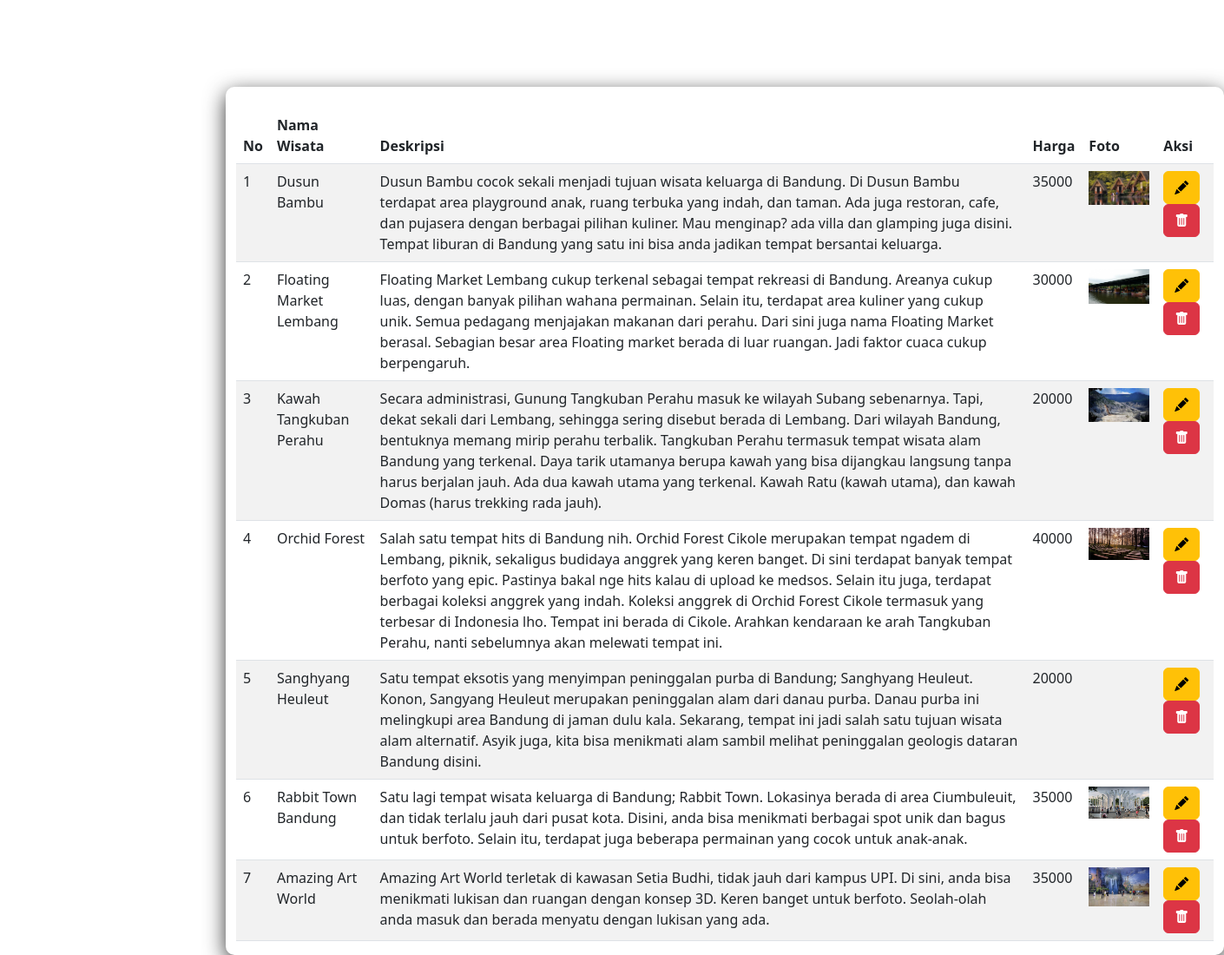
The page /admin/tabel_data.php on the database as committed earlier.
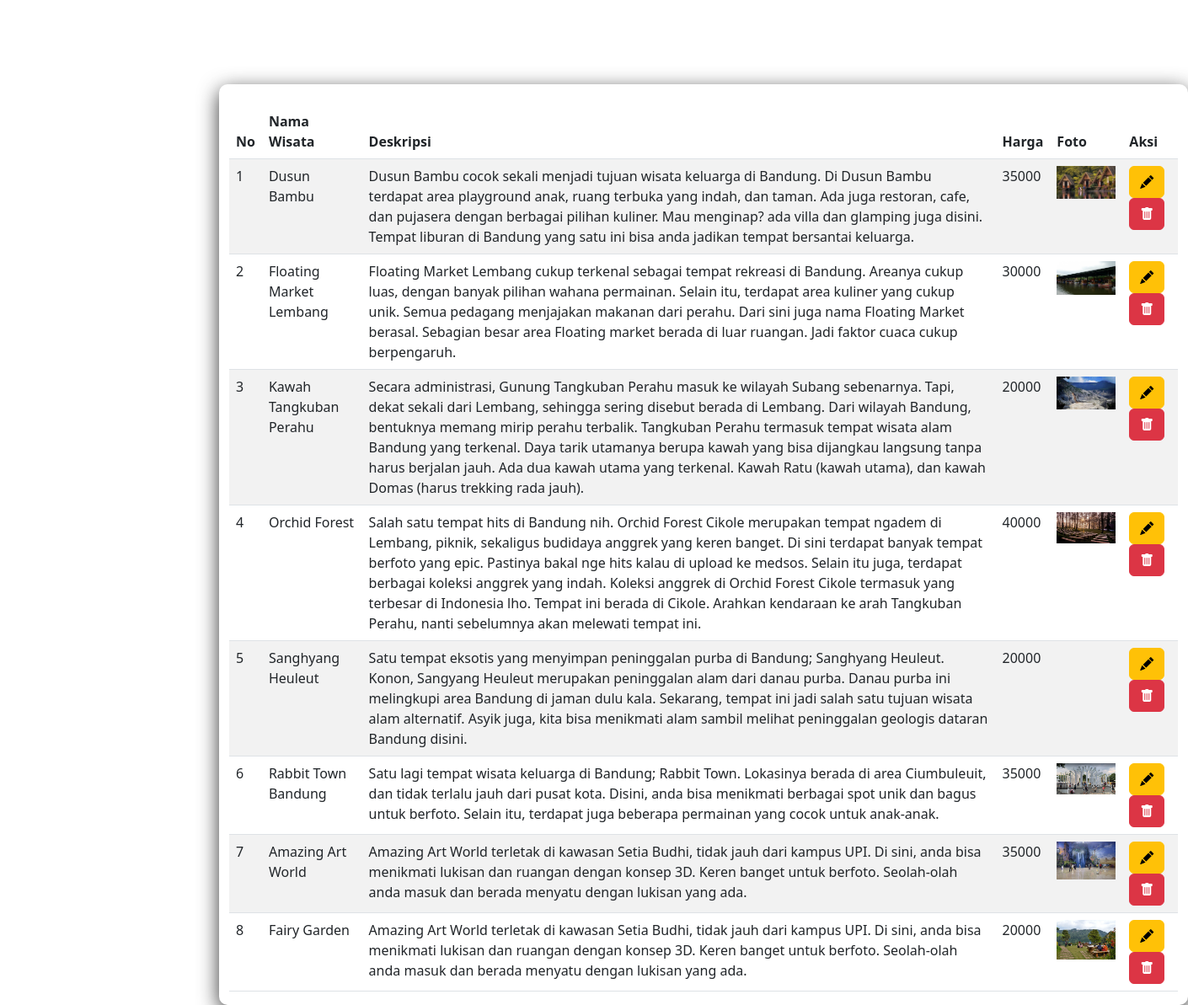
The same page on the database as committed later.
### tables this page shows
CREATE TABLE `tambah_data_wisata` (
  `id` int(11) NOT NULL,
  `Nama_wisata` varchar(25) NOT NULL,
  `deskripsi` text NOT NULL,
  `harga` varchar(50) NOT NULL,
  `gambar` text NOT NULL
);

### admin/tabel_data.php (the view)
<?php
    include "bot.php";
?>
<div class="container" style="margin-top: 100px; box-shadow: 0 7px 25px rgba(0, 0, 0, 0.8); border-radius: 10px; margin-left: 260px; width: 1150px;"><br>
    <div class="row">
        <div class="col-md-12">
            <table id="" class="table table-striped tabel-bordered" cellspacing="0" width="100%">
                <thead>
                    <tr>
                        <th>No</th>
                        <th>Nama Wisata</th>
                        <th>Deskripsi</th>
                        <th>Harga</th>
                        <th>Foto</th>
                        <th>Aksi</th>
                    </tr>
                </thead>
                <tbody>
                    <tr>
                <?php
                include ('koneksi.php');
                $query = "SELECT * FROM tambah_data_wisata";
                $select = $conn->query($query);
                $no = 1;
                while ($data = mysqli_fetch_array($select)){
                ?>
                        <td><?php echo $no++ ?></td>
                        <td><?php echo $data["Nama_wisata"]?></td>
                        <td><?php echo $data["deskripsi"]?></td>
                        <td><?php echo $data["harga"]?></td>
                        <td><img width="70" src="../img/<?php echo $data['gambar']?>" alt=""></td>
                        <td>
                            <a href="index.php?page=edit-data&id=<?php echo $data ['id']?>" class="btn btn-warning"><i class="bi bi-pencil-fill"></i></a>
                            <a href="proses_delete.php?id=<?php echo $data['id']?>" class="btn btn-danger"><i class="bi bi-trash-fill"></i></a>
                        </td>
                    </tr>
                    <?php
                }
                ?>
                </tbody>
            </table>
        </div>
    </div>
</div>

Rows that differ between the two databases and show on the page:
added tambah_data_wisata: Nama_wisata "Fairy Garden", deskripsi "Amazing Art World terletak di kawasan Setia Budhi, tidak jauh dari kampus UPI. Di sini, anda bisa menikmati lukisan dan ruangan dengan konsep 3D. Keren banget untuk berfoto. Seolah-olah anda masuk dan berada menyatu dengan lukisan yang ada.", harga "20000", gambar (picture)
